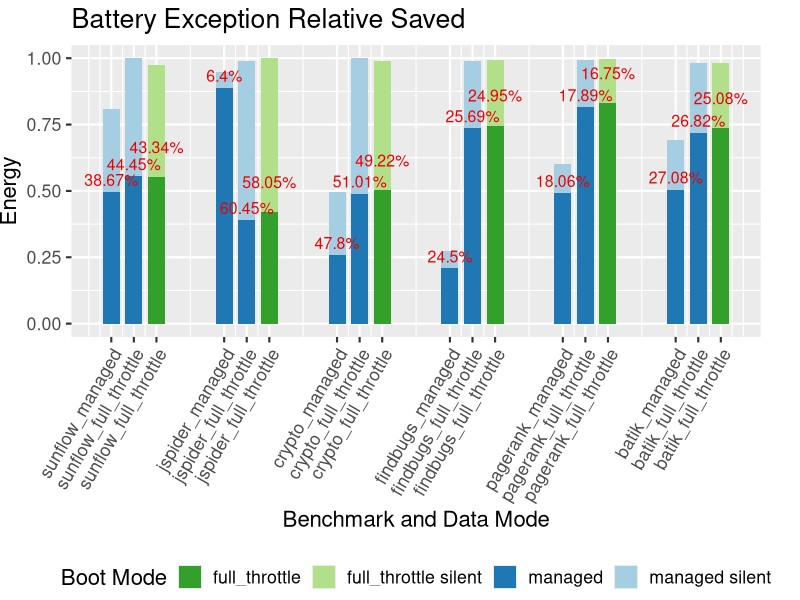

The R source for this figure:
library(reshape2)
library(ggplot2)
library(RColorBrewer)

dta <- read.table("dat/baware_consumed.dat", sep="\t", head=T)

colors <- brewer.pal(4, "Paired")
mapped_colors <- c("managed"=colors[2],"managed silent"=colors[1],"full_throttle"=colors[4], "full_throttle silent"=colors[3])

xvals <- c()
xlbls <- c()

for (i in 1:nrow(dta)) {
  xvals <- c(xvals,dta$xcord[i])
  lbl <- paste(dta$bench[i], dta$data[i], sep="_")
  xlbls <- c(xlbls,lbl)
}

pdf("battery_exception_saved.pdf")

p <- ggplot(data=dta, aes(xcord)) +
     geom_bar(aes(y=java_managed,fill="managed silent"),
              stat="identity", 
              width=0.15) +
     geom_bar(aes(y=ent_managed,fill="managed"), 
              stat="identity", 
              width=0.15) +


     geom_bar(aes(y=java_full,fill="full_throttle silent"),
              stat="identity", 
              width=0.15) +
     geom_bar(aes(y=ent_full,fill="full_throttle"), 
              stat="identity", 
              width=0.15) +

     geom_text(aes(y=ent_managed,label=percent_saved),vjust=-0.5,colour="red2",size=4) +

     geom_text(aes(y=ent_full,label=percent_saved),vjust=-2,colour="red2",size=4) +

     scale_fill_manual(name="Boot Mode",values=mapped_colors) +
     xlim(-0.5,6) +
     xlab("Benchmark and Data Mode") +
     ylab("Energy") +
     theme_gray(base_size=16) +
     theme(axis.text.x=element_text(angle=60, hjust = 1), 
           legend.position="bottom",
           plot.margin=unit(c(0.2,1.0,0.0,0.0),"cm")) +
     scale_x_continuous(breaks=xvals,labels=xlbls) +
     ggtitle("Battery Exception Relative Saved")


print(p)

dev.off()
  
